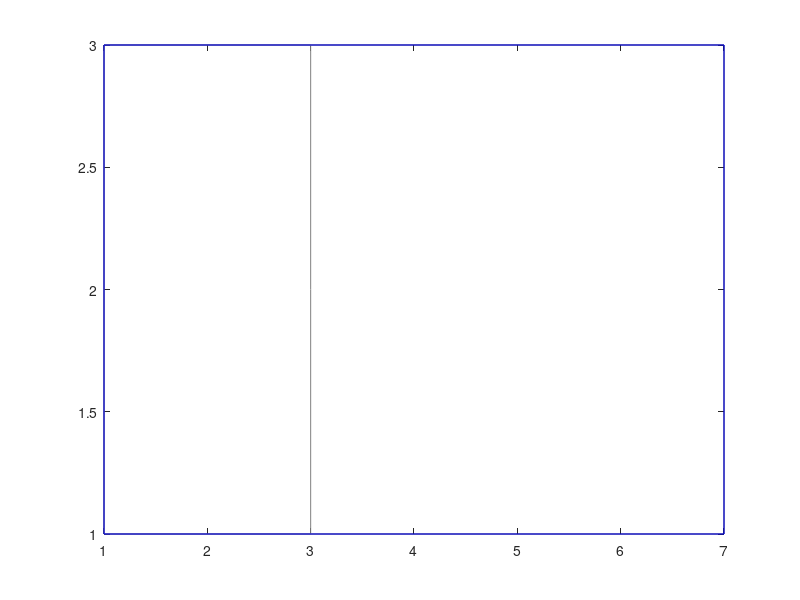

This chart was generated by the following MATLAB code: (Note: this script raises an error after producing the figure.)
function test_vem_stretch
    % Undeformed vertices
    V0= [ 
         1 3;
         2 3;
         3 3;
         3 2;
         3 1;
         2 1;
         1 1;
         1 2;
        ];
        
    V1= [1 3; 4 3; 7 3; 7 2; 7 1; 4 1; 1 1;1 2;]; % stretch x-axis
%     V1= [1 3; 2 3; 7 3; 7 2; 7 1; 2 1; 1 1;1 2;]; % stretch x-axis
    
    % Edges
    E=[ 1 2;
        2 3;
        3 4;
        4 5;
        5 6;
        6 7;
        7 8;
        8 1 ];
    E1=[1 2 3 4 5 6 7 8];
    
%     E1=[ 8 1 2;
%     1 2 3;
%     2 3 4;
%     3 4 5;
%     4 5 6;
%     5 6 7;
%     6 7 8;
%     7 8 1 ];
%     E1=E;

    % Plotting surface
    figure(1)
    clf;

    plot([V0(E(:,1),1)'; V0(E(:,2),1)'], [V0(E(:,1),2)'; V0(E(:,2),2)'],'Color',[0.5 0.5 0.5]);
    hold on;
    plot([V1(E(:,1),1)'; V1(E(:,2),1)'], [V1(E(:,1),2)'; V1(E(:,2),2)'],'Color','b');
    hold on;
    
    V=V0;
    
    X_com = mean(V0,1)';    % undeformed center of mass
    x_com = mean(V1,1)';    % deformed center of mass
    
    x = 1:0.1:3;
    y = 1:0.2:3;
    [X,Y] = meshgrid(x,y);
    X=[X(:) Y(:)];

    k=5;
%     k=2;
    
    P = zeros(size(E1,1),2,k);
    % Computing shape matching matrix for each shape (edge in this case)
    for i =1:size(E1,1)
        q = V0(E1(i,:),:)' - X_com;
        
        q_ = zeros(5, size(q,2));
        q_(1:2,:) = q;
        q_(3,:) = q(1,:).^2;
        q_(4,:) = q(2,:).^2;
        q_(5,:) = q(1,:).*q(2,:);
        q=q_;
        
        [SU, S, SV] = svd(q*q');
        S = diag(S);
        S = 1 ./ max(S, 1e-4);
        Aqq = SV * diag(S) * SU';
        
        
        p = V1(E1(i,:),:)' - x_com;
        P(i,:,:) = (p*q') * Aqq;
    end

    % Compute weighting coefficients
    a = zeros(size(X,1), size(E,1));
    options = optimoptions('lsqlin','Display', 'off');

    for i = 1:size(X,1)
        C = V';
        d = X(i,:)';
        
        % All weights non-negative
        A = -eye(size(V,1));
        b = zeros(size(V,1),1);
        
        % Weights sum to one.
        Aeq = ones(1,size(E,1));
        beq = 1;
        a(i,:) = lsqlin(C,d,A,b,Aeq,beq,[],[],[],options);
    end
    
    % Compute deformed positions from 
    for i=1:size(X,1)
        x = [0 0];
        x2 = [0 0];
        
        for j=1:size(E1,1)
            x = x + a(i,j) * V1(j,:);
            
            q = X(i,:)' - X_com;
            q_ = zeros(5, size(q,2));
            q_(1:2,:) = q;
            q_(3,:) = q(1,:).^2;
            q_(4,:) = q(2,:).^2;
            q_(5,:) = q(1,:).*q(2,:);
            q=q_;
        
            g = squeeze(P(j,:,:)) * q + x_com;
            x2 = x2 + 1 * g';
        end
%         plot(x(1),x(2),'.','Color','r','MarkerSize',15);
        plot(x2(1),x2(2),'.','Color','m','MarkerSize',15);
        hold on
    end

    plot(X_com(1), X_com(2),'x','MarkerSize',10,'Color',[0.5 0.5 0.5]);
    plot(x_com(1), x_com(2),'x','MarkerSize',10,'Color','b');
    xlim([0 8]);
%     ylim([0 4]);
    axis equal
    plot([V1(E(:,1),1)'; V1(E(:,2),1)'], [V1(E(:,1),2)'; V1(E(:,2),2)'],'.','MarkerSize', 25, 'Color','b');
end